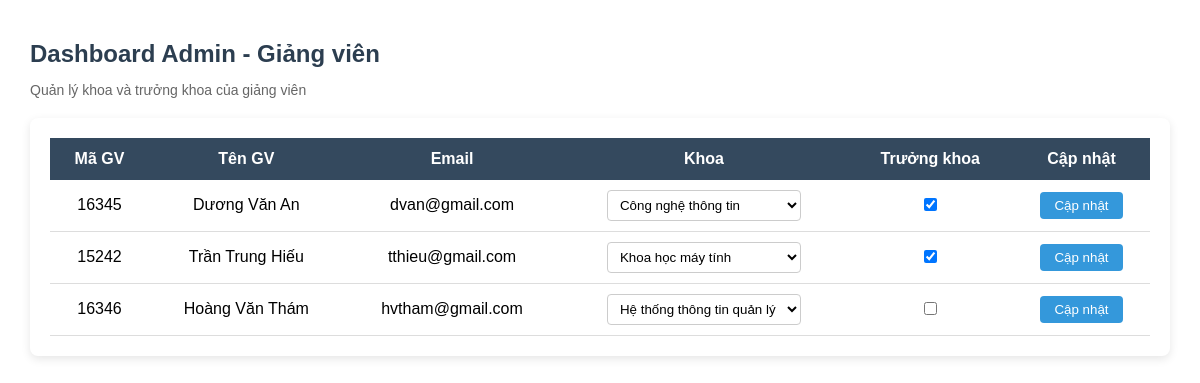
Before: /admin_gv_dashboard with the older database file.
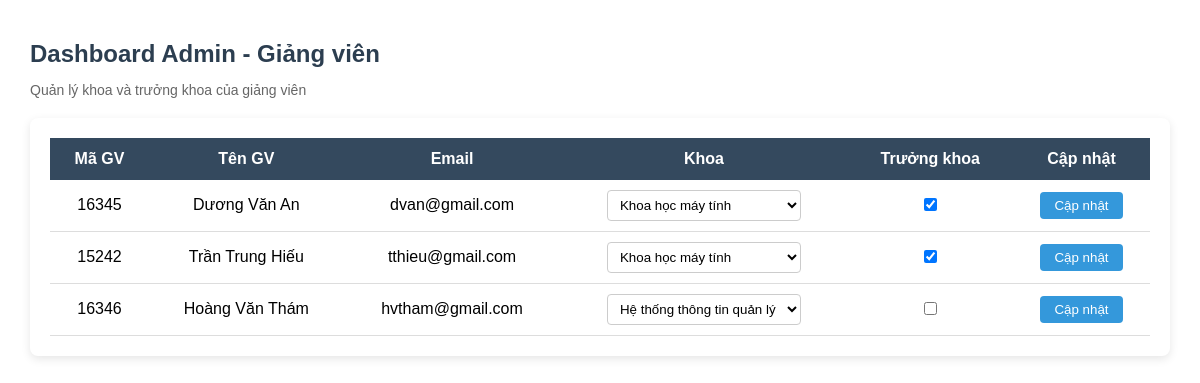
After: the same page with the newer database file.
### tables this page shows
CREATE TABLE "CanBo" (
	"MaQL"	CHAR(5) NOT NULL,
	"SoHieu"	CHAR(20),
	"TenGV"	NVARCHAR(100) NOT NULL,
	"MaDV"	CHAR(4),
	"LoaiGV"	NVARCHAR(20),
	"Email"	NVARCHAR(100),
	"LaTruongKhoa"	INTEGER DEFAULT 0,
	PRIMARY KEY("MaQL"),
	FOREIGN KEY("MaDV") REFERENCES "DonVi"("MaDV")
);

CREATE TABLE "DonVi" (
	"MaDV"	CHAR(4),
	"TenDV"	NVARCHAR(100) NOT NULL,
	PRIMARY KEY("MaDV")
);

### admin.py (the view)
@app.route("/admin_gv_dashboard")
def admin_gv_dashboard():
    conn = get_db()
    cur = conn.cursor()
    cur.execute("""
    SELECT CanBo.MaQL,
           CanBo.TenGV,
           CanBo.SoHieu,
           CanBo.Email,
           CanBo.MaDV,
           DonVi.TenDV,
           CanBo.LaTruongKhoa
    FROM CanBo
    LEFT JOIN DonVi
    ON CanBo.MaDV = DonVi.MaDV
    """)
    canbo_list = cur.fetchall()
    cur.execute("SELECT * FROM DonVi")
    donvi_list = cur.fetchall()
    conn.close()
    return render_template(
        "admin_gv_dashboard.html",
        canbo_list=canbo_list,
        donvi_list=donvi_list
    )

### admin.py (called while the page is built)
def get_db():
    conn = sqlite3.connect(DATABASE)
    conn.row_factory = sqlite3.Row
    return conn

### templates/admin_gv_dashboard.html (shortened to what this page needs)
{% extends "base.html" %}
{% block content %}
<div class="container">
<div class="page-header">
<h2>Dashboard Admin - Giảng viên</h2>
<p>Quản lý khoa và trưởng khoa của giảng viên</p>
</div>
<div class="table-wrapper">
<table class="hocphan-table">
<thead>
<tr>
<th>Mã GV</th>
<th>Tên GV</th>
<th>Email</th>
<th>Khoa</th>
<th>Trưởng khoa</th>
<th>Cập nhật</th>
</tr>
</thead>
<tbody>
{% for gv in canbo_list %}
<tr>
<form method="POST" action="/update_giangvien">
<td>
{{ gv.MaQL }}
</td>
<td>{{ gv.TenGV }}</td>
<td>{{ gv.Email }}</td>
<td>
<select name="MaDV" class="select-khoa">
{% for dv in donvi_list %}
<option value="{{ dv.MaDV }}"
{% if gv.MaDV == dv.MaDV %}
selected
{% endif %}
>
{{ dv.TenDV }}
</option>
{% endfor %}
</select>
</td>
<td>
<input type="checkbox" name="LaTruongKhoa"
{% if gv.LaTruongKhoa == 1 %}
checked
{% endif %}
>
</td>
<td>
<button type="submit" class="btn-save">Cập nhật</button>
</td>
</form>
</tr>
{% endfor %}
</tbody>
</table>
</div>
</div>
{% endblock %}

Changed rows visible on the page:
changed CanBo "Dương Văn An": MaDV "Công nghệ thông tin" → "Khoa học máy tính"
